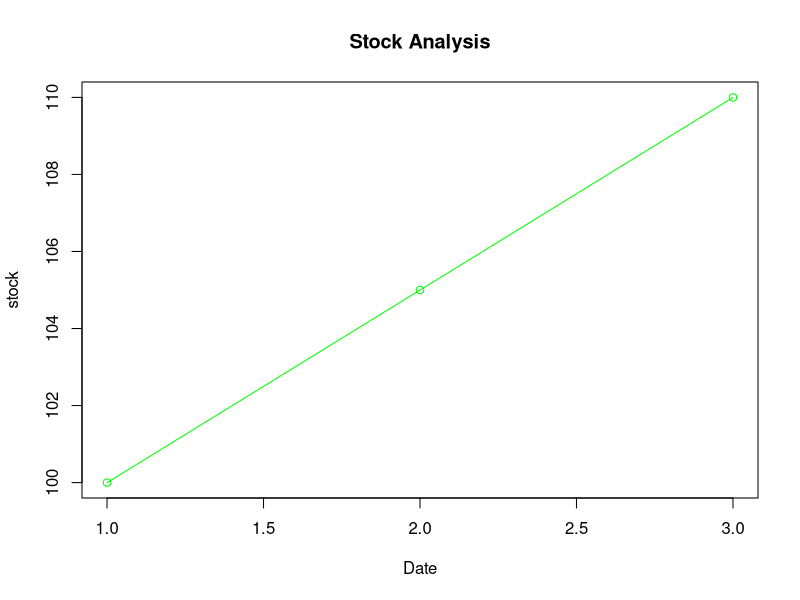
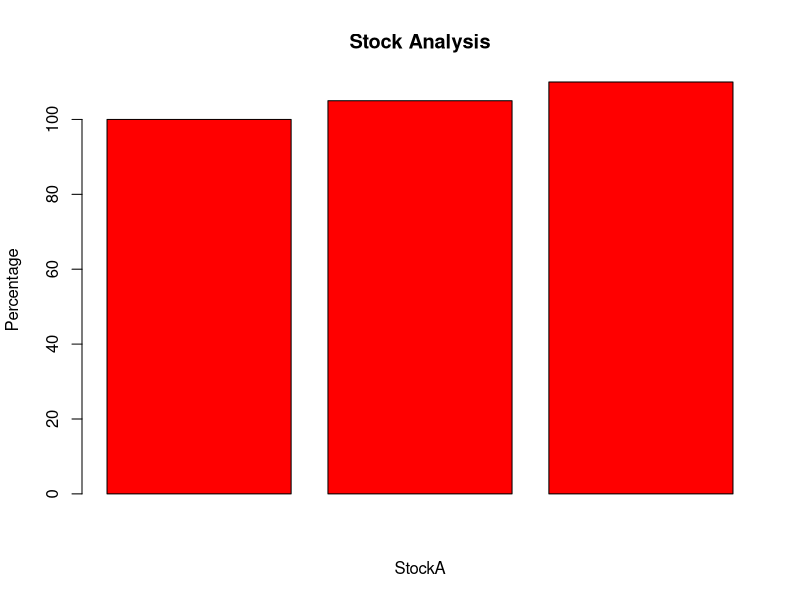

Write R code to recreate these figures, in order.
Date<-c("2023-01-01","2023-01-02","2023-01-03")
StockA<-c(100,105,110)
StockB<-c(150,152,148)
StockC<-c(120,118,122)
df<-data.frame(Date,StockA,StockB,StockC)
df

#a
plot(StockA,type = "o",col="green",main = "Stock Analysis",xlab = "Date",ylab = "stock")  
lines(StockB, type = "o", col = "red")  
lines(StockC, type = "o", col = "blue") 

#b
barplot(StockA,xlab = "StockA",ylab = "Percentage",col = "red",main = "Stock Analysis")

